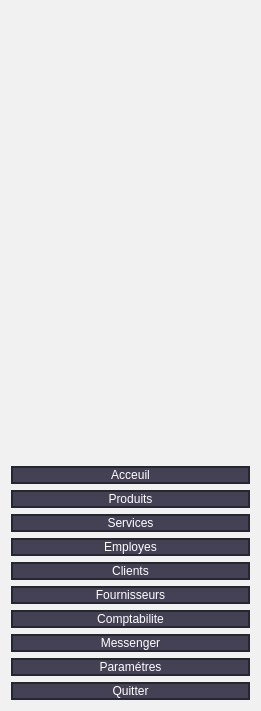
   <widget class="QWidget" name="widget_2" native="true">
    <property name="geometry">
     <rect>
      <x>0</x>
      <y>60</y>
      <width>261</width>
      <height>711</height>
     </rect>
    </property>
    <property name="styleSheet">
     <string notr="true">background-color: rgb(241, 241, 241);
font:15pt &quot;Vijaya&quot;;</string>
    </property>
    <layout class="QVBoxLayout" name="verticalLayout">
     <item>
      <widget class="QLabel" name="label_57">
       <property name="text">
        <string/>
       </property>
       <property name="pixmap">
        <pixmap resource="photos.qrc">:/243530218_1310825109377240_1931357582866907769_n.ico</pixmap>
       </property>
       <property name="scaledContents">
        <bool>true</bool>
       </property>
      </widget>
     </item>
     <item>
      <widget class="QPushButton" name="Acceuil">
       <property name="styleSheet">
        <string notr="true">QPushButton{
border: 2px solid rgb(37,39,48);
color:#FFF;
background-color: rgb(69, 65, 85);
	font: 18pt &quot;Vijaya&quot;;

}
QPushButton:hover{
font: Bold;
	background-color: rgb(206, 19, 2);
}
QPushButton:focus{
	background-color: rgb(255, 0, 0);
font: Bold;
}

</string>
       </property>
       <property name="text">
        <string>Acceuil</string>
       </property>
       <property name="icon">
        <iconset resource="photos.qrc">
         <normaloff>:/home.png</normaloff>:/home.png</iconset>
       </property>
       <property name="iconSize">
        <size>
         <width>40</width>
         <height>40</height>
        </size>
       </property>
       <property name="checkable">
        <bool>false</bool>
       </property>
       <property name="autoDefault">
        <bool>false</bool>
       </property>
       <property name="default">
        <bool>false</bool>
       </property>
       <property name="flat">
        <bool>false</bool>
       </property>
      </widget>
     </item>
     <item>
      <widget class="QPushButton" name="Produits">
       <property name="styleSheet">
        <string notr="true">QPushButton{
border: 2px solid rgb(37,39,48);
color:#FFF;
background-color: rgb(69, 65, 85);
	font: 18pt &quot;Vijaya&quot;;

}
QPushButton:hover{
font: Bold;
	background-color: rgb(206, 19, 2);
}
QPushButton:focus{
	background-color: rgb(255, 0, 0);
font: Bold;
}

</string>
       </property>
       <property name="text">
        <string>Produits</string>
       </property>
       <property name="icon">
        <iconset resource="photos.qrc">
         <normaloff>:/product.png</normaloff>:/product.png</iconset>
       </property>
       <property name="iconSize">
        <size>
         <width>40</width>
         <height>40</height>
        </size>
       </property>
       <property name="checkable">
        <bool>false</bool>
       </property>
       <property name="autoDefault">
        <bool>false</bool>
       </property>
       <property name="default">
        <bool>false</bool>
       </property>
       <property name="flat">
        <bool>false</bool>
       </property>
      </widget>
     </item>
     <item>
      <widget class="QPushButton" name="Services">
       <property name="styleSheet">
        <string notr="true">QPushButton{
border: 2px solid rgb(37,39,48);
color:#FFF;
background-color: rgb(69, 65, 85);
	font: 18pt &quot;Vijaya&quot;;

}
QPushButton:hover{
font: Bold;
	background-color: rgb(206, 19, 2);
}
QPushButton:focus{
	background-color: rgb(255, 0, 0);
font: Bold;
}

</string>
       </property>
       <property name="text">
        <string>Services</string>
       </property>
       <property name="icon">
        <iconset resource="photos.qrc">
         <normaloff>:/service.png</normaloff>:/service.png</iconset>
       </property>
       <property name="iconSize">
        <size>
         <width>40</width>
         <height>40</height>
        </size>
       </property>
       <property name="checkable">
        <bool>false</bool>
       </property>
       <property name="autoDefault">
        <bool>false</bool>
       </property>
       <property name="default">
        <bool>false</bool>
       </property>
       <property name="flat">
        <bool>false</bool>
       </property>
      </widget>
     </item>
     <item>
      <widget class="QPushButton" name="Employes">
       <property name="styleSheet">
        <string notr="true">QPushButton{
border: 2px solid rgb(37,39,48);
color:#FFF;
background-color: rgb(69, 65, 85);
	font: 18pt &quot;Vijaya&quot;;

}
QPushButton:hover{
font: Bold;
	background-color: rgb(206, 19, 2);
}
QPushButton:focus{
	background-color: rgb(255, 0, 0);
font: Bold;
}

</string>
       </property>
       <property name="text">
        <string>Employes</string>
       </property>
       <property name="icon">
        <iconset resource="photos.qrc">
         <normaloff>:/client.png</normaloff>:/client.png</iconset>
       </property>
       <property name="iconSize">
        <size>
         <width>40</width>
         <height>40</height>
        </size>
       </property>
       <property name="checkable">
        <bool>false</bool>
       </property>
       <property name="autoDefault">
        <bool>false</bool>
       </property>
       <property name="default">
        <bool>false</bool>
       </property>
       <property name="flat">
        <bool>false</bool>
       </property>
      </widget>
     </item>
     <item>
      <widget class="QPushButton" name="Client">
       <property name="styleSheet">
        <string notr="true">QPushButton{
border: 2px solid rgb(37,39,48);
color:#FFF;
background-color: rgb(69, 65, 85);
	font: 18pt &quot;Vijaya&quot;;

}
QPushButton:hover{
font: Bold;
	background-color: rgb(206, 19, 2);
}
QPushButton:focus{
	background-color: rgb(255, 0, 0);
font: Bold;
}

</string>
       </property>
       <property name="text">
        <string>Clients</string>
       </property>
       <property name="icon">
        <iconset resource="photos.qrc">
         <normaloff>:/cliennnt.png</normaloff>:/cliennnt.png</iconset>
       </property>
       <property name="iconSize">
        <size>
         <width>40</width>
         <height>40</height>
        </size>
       </property>
       <property name="checkable">
        <bool>false</bool>
       </property>
       <property name="autoDefault">
        <bool>false</bool>
       </property>
       <property name="default">
        <bool>false</bool>
       </property>
       <property name="flat">
        <bool>false</bool>
       </property>
      </widget>
     </item>
     <item>
      <widget class="QPushButton" name="Fournisseurs">
       <property name="styleSheet">
        <string notr="true">QPushButton{
border: 2px solid rgb(37,39,48);
color:#FFF;
background-color: rgb(69, 65, 85);
	font: 18pt &quot;Vijaya&quot;;

}
QPushButton:hover{
font: Bold;
	background-color: rgb(206, 19, 2);
}
QPushButton:focus{
	background-color: rgb(255, 0, 0);
font: Bold;
}

</string>
       </property>
       <property name="text">
        <string>Fournisseurs</string>
       </property>
       <property name="icon">
        <iconset resource="photos.qrc">
         <normaloff>:/product.png</normaloff>:/product.png</iconset>
       </property>
       <property name="iconSize">
        <size>
         <width>40</width>
         <height>40</height>
        </size>
       </property>
       <property name="checkable">
        <bool>false</bool>
       </property>
       <property name="autoDefault">
        <bool>false</bool>
       </property>
       <property name="default">
        <bool>false</bool>
       </property>
       <property name="flat">
        <bool>false</bool>
       </property>
      </widget>
     </item>
     <item>
      <widget class="QPushButton" name="Comptabilite">
       <property name="styleSheet">
        <string notr="true">QPushButton{
border: 2px solid rgb(37,39,48);
color:#FFF;
background-color: rgb(69, 65, 85);
	font: 18pt &quot;Vijaya&quot;;

}
QPushButton:hover{
font: Bold;
	background-color: rgb(206, 19, 2);
}
QPushButton:focus{
	background-color: rgb(255, 0, 0);
font: Bold;
}

</string>
       </property>
       <property name="text">
        <string>Comptabilite</string>
       </property>
       <property name="icon">
        <iconset resource="photos.qrc">
         <normaloff>:/comptaaa.png</normaloff>:/comptaaa.png</iconset>
       </property>
       <property name="iconSize">
        <size>
         <width>40</width>
         <height>40</height>
        </size>
       </property>
       <property name="checkable">
        <bool>false</bool>
       </property>
       <property name="autoDefault">
        <bool>false</bool>
       </property>
       <property name="default">
        <bool>false</bool>
       </property>
       <property name="flat">
        <bool>false</bool>
       </property>
      </widget>
     </item>
     <item>
      <widget class="QPushButton" name="Chat">
       <property name="styleSheet">
        <string notr="true">QPushButton{
border: 2px solid rgb(37,39,48);
color:#FFF;
background-color: rgb(69, 65, 85);
	font: 18pt &quot;Vijaya&quot;;

}
QPushButton:hover{
font: Bold;
	background-color: rgb(206, 19, 2);
}
QPushButton:focus{
	background-color: rgb(255, 0, 0);
font: Bold;
}

</string>
       </property>
       <property name="text">
        <string>Messenger</string>
       </property>
       <property name="icon">
        <iconset resource="photos.qrc">
         <normaloff>:/chaaat.png</normaloff>:/chaaat.png</iconset>
       </property>
       <property name="iconSize">
        <size>
         <width>40</width>
         <height>40</height>
        </size>
       </property>
       <property name="checkable">
        <bool>false</bool>
       </property>
       <property name="autoDefault">
        <bool>false</bool>
       </property>
       <property name="default">
        <bool>false</bool>
       </property>
       <property name="flat">
        <bool>false</bool>
       </property>
      </widget>
     </item>
     <item>
      <widget class="QPushButton" name="Comptabilite_4">
       <property name="styleSheet">
        <string notr="true">QPushButton{
border: 2px solid rgb(37,39,48);
color:#FFF;
background-color: rgb(69, 65, 85);
	font: 18pt &quot;Vijaya&quot;;

}
QPushButton:hover{
font: Bold;
	background-color: rgb(206, 19, 2);
}
QPushButton:focus{
	background-color: rgb(255, 0, 0);
font: Bold;
}

</string>
       </property>
       <property name="text">
        <string>Paramétres</string>
       </property>
       <property name="icon">
        <iconset resource="photos.qrc">
         <normaloff>:/settings.png</normaloff>:/settings.png</iconset>
       </property>
       <property name="iconSize">
        <size>
         <width>40</width>
         <height>40</height>
        </size>
       </property>
       <property name="checkable">
        <bool>false</bool>
       </property>
       <property name="autoDefault">
        <bool>false</bool>
       </property>
       <property name="default">
        <bool>false</bool>
       </property>
       <property name="flat">
        <bool>false</bool>
       </property>
      </widget>
     </item>
     <item>
      <widget class="QPushButton" name="Comptabilite_2">
       <property name="styleSheet">
        <string notr="true">QPushButton{
border: 2px solid rgb(37,39,48);
color:#FFF;
background-color: rgb(69, 65, 85);
	font: 18pt &quot;Vijaya&quot;;

}
QPushButton:hover{
font: Bold;
	background-color: rgb(206, 19, 2);
}
QPushButton:focus{
	background-color: rgb(255, 0, 0);
font: Bold;
}

</string>
       </property>
       <property name="text">
        <string>Quitter</string>
       </property>
       <property name="icon">
        <iconset resource="photos.qrc">
         <normaloff>:/quit-icon.png</normaloff>:/quit-icon.png</iconset>
       </property>
       <property name="iconSize">
        <size>
         <width>40</width>
         <height>40</height>
        </size>
       </property>
       <property name="checkable">
        <bool>false</bool>
       </property>
       <property name="autoDefault">
        <bool>false</bool>
       </property>
       <property name="default">
        <bool>false</bool>
       </property>
       <property name="flat">
        <bool>false</bool>
       </property>
      </widget>
     </item>
    </layout>
   </widget>
